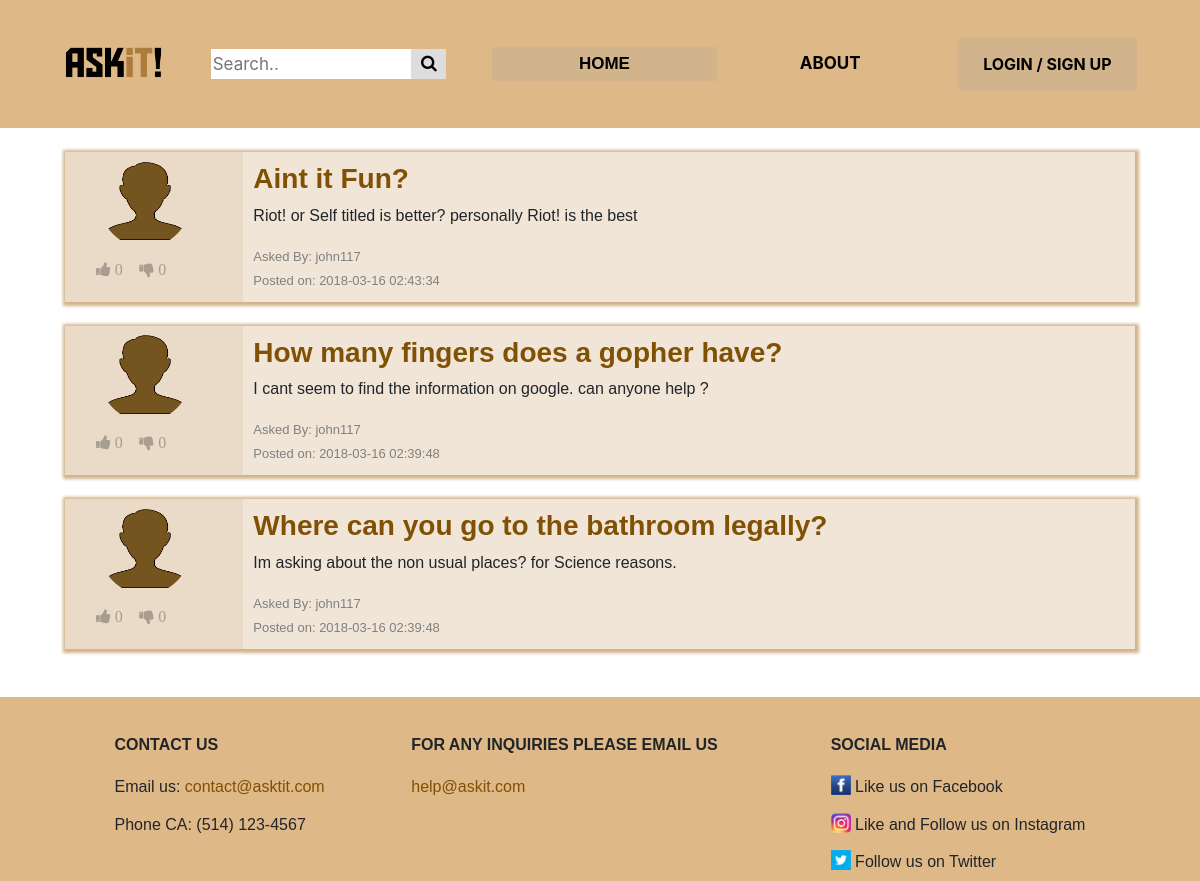
Before: /home_page/homepage.php with the older database file.
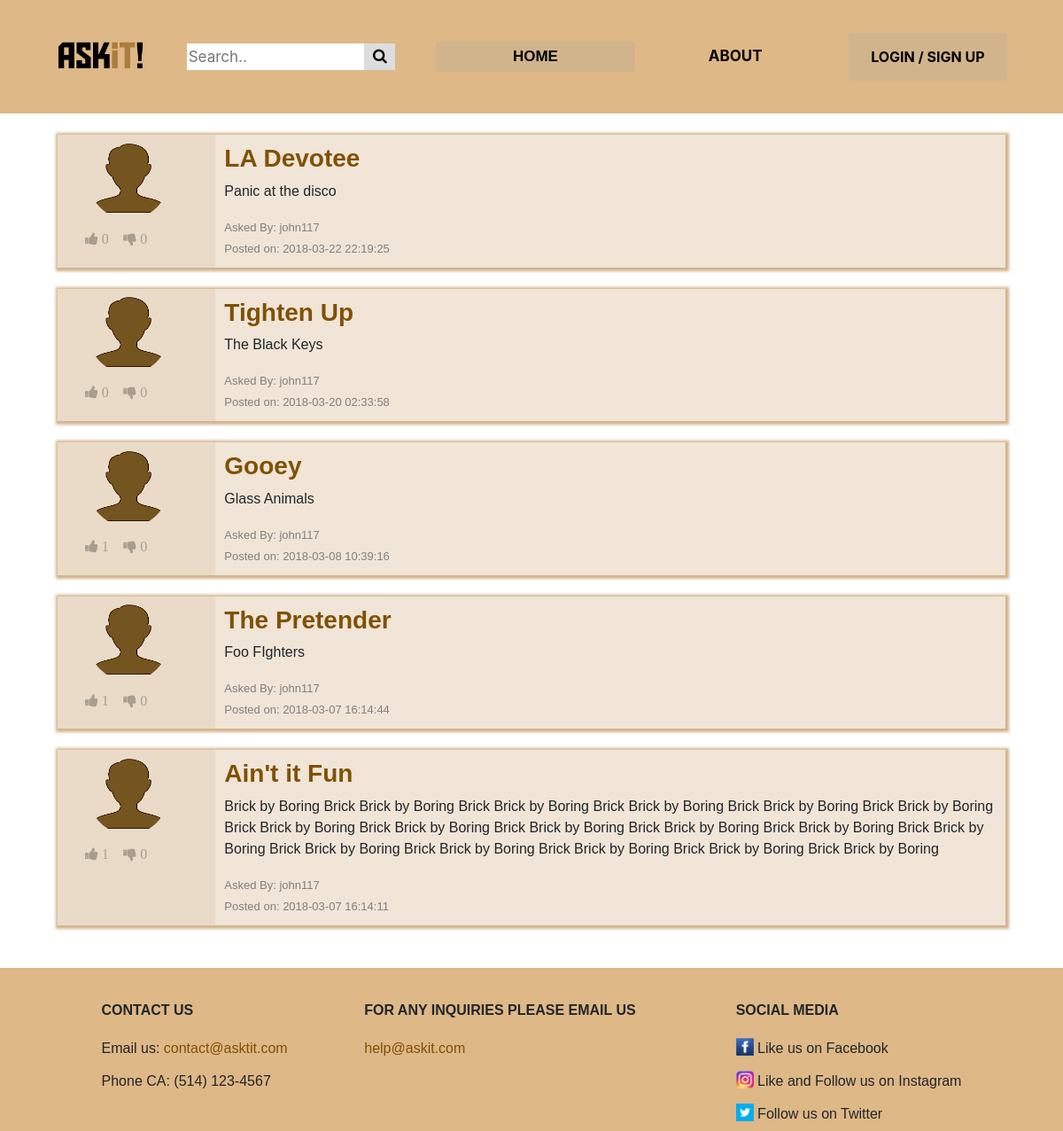
After: the same page with the newer database file.
### tables this page shows
CREATE TABLE IF NOT EXISTS `questions` (
  `id` int(11) NOT NULL AUTO_INCREMENT,
  `account_id` int(11) DEFAULT NULL,
  `header` varchar(100) NOT NULL DEFAULT 'Ain''t it Fun',
  `content` varchar(500) NOT NULL DEFAULT 'Brick by Boring Brick',
  `date` timestamp NOT NULL DEFAULT CURRENT_TIMESTAMP,
  `upvotes` mediumint(8) UNSIGNED NOT NULL DEFAULT '0',
  `downvotes` mediumint(8) UNSIGNED NOT NULL DEFAULT '0',
  `tags` varchar(100) NOT NULL DEFAULT 'noob',
  PRIMARY KEY (`id`),
  KEY `fk_questions_account_id` (`account_id`)
);

CREATE TABLE IF NOT EXISTS `accounts` (
  `id` int(11) NOT NULL AUTO_INCREMENT,
  `username` varchar(20) NOT NULL DEFAULT 'john117',
  `password` varchar(500) DEFAULT NULL,
  `name` varchar(25) NOT NULL DEFAULT 'default name',
  `last_name` varchar(25) NOT NULL DEFAULT 'default  last',
  `gender` set('Male','Female','Other') NOT NULL DEFAULT 'Male',
  `security_one` set('What is the first name of the person you first kissed?','What is the last name of the teacher who gave you your first failing grade?','What is your pets name?','What was the name of your elementary / primary school?','In what city or town does your nearest sibling live?','What was your childhood nickname?','What is the name of your favorite childhood friend?') DEFAULT 'What is the first name of the person you first kissed?',
  `security_two` set('In what city or town did your mother and father meet?','What is the middle name of your oldest child?','What is your favorite team?','What is your favorite movie?','What was your favorite sport in high school?','What was your favorite food as a child?','Who is your childhood sports hero?','What was the name of the company where you had your first job?') NOT NULL DEFAULT 'In what city or town did your mother and father meet?',
  `answer_one` varchar(20) NOT NULL DEFAULT 'a1',
  `answer_two` varchar(20) NOT NULL DEFAULT 'a2',
  `bio` varchar(500) NOT NULL DEFAULT 'Training to be like goku',
  `profession` set('Gamer','Student','Potatoe','Teacher','Professor','Hipster','Trainer','Sloth') NOT NULL DEFAULT 'Potatoe',
  `pin` varchar(4) DEFAULT NULL,
  `profile_picture_path` varchar(500) NOT NULL DEFAULT '../img/avatar2.png',
  PRIMARY KEY (`id`),
  UNIQUE KEY `username` (`username`)
);

### private/models/Vote.php (called while the page is built, shortened)
<?php
class Vote{
	public static function getClass($vote){
		return null;
	}
}

### public_html/home_page/homepage.php (the view, shortened to what this page needs)
<?php
  require "../../private/models/Vote.php";
  if($_SERVER["REQUEST_METHOD"] == "POST"){
    $log->lwrite("POST METHOD. for homepage.php");
  }
  else if($_SERVER["REQUEST_METHOD"] == "GET"){
    include('header.php');
    include_once('..\..\private\controllers\question_controller.php');
    echo "<link rel='stylesheet' type='text/css' href='../css/homepage.css'>";
      	$votes=[];
        $servername = $config['servername'];
        $username = $config['username'];
        $password = $config['password'];
        $dbname = $config['dbname'];
        $con = mysqli_connect($servername, $username, $password, $dbname) or die("Connection Failed");
   		$result = mysqli_query($con,"SELECT questions.*, accounts.username,accounts.name FROM questions AS questions INNER JOIN accounts ON accounts.id=questions.account_id ORDER BY date DESC, upvotes DESC, downvotes");
      echo "<main>";
      echo "<br><div class='container'>";
 		 while($info = mysqli_fetch_array($result,MYSQLI_ASSOC)) {
 		 	$vote=getVote($votes,$info['id']);
	        if($info['id']==$vote['ref_id']){
	          $vote_class=Vote::getClass($vote);
	        }else{
	          $vote_class=Vote::getClass(false);
	        }
	        echo "
	          <div class='form-group row questionBlock'>
              <div class='col-md-2 '>";
                $file_path=$info['name'];
                if(!file_exists($file_path)) {
                $file_path = "..\img\avatar2.png";
                };
            echo "<div class='col-md-10'><img class='circle_img' src=".$file_path."></div>";
            echo"
	            <div class='details vote_btns ".$vote_class." '>
  	            <form action= '..\..\private\models\Like.php?ref=questions&ref_id=".$info['id']."&vote=1&page=homepage.php' method='POST'>
  	              <button type='submit' class='vote_btn vote_like' ";
  	              if(!isset($_SESSION['userid'])){
  	              	echo "disabled";
  	              }
  	            echo "><i class='fa fa-thumbs-up'> ". $info['upvotes'] . "</i></button>
  	            </form>
  	            <form action='..\..\private\models\Like.php?ref=questions&ref_id=".$info['id']."&vote=-1&page=homepage.php' method='POST'>
  	              <button type='submit' class='vote_btn vote_dislike' ";
  	              if(!isset($_SESSION['userid'])){
  	              	echo "disabled";
  	              }
  	            echo "><i class='fa fa-thumbs-down'> ". $info['downvotes'] . "</i></button>
  	              </form>
                  </div>
  	            </div>
  	            <div class='col-md-10 question'>
  	              <div>
  	              <a href='questionThreadPage.php?questionid=".$info['id']."'>
  	                <h3><strong>" . $info['header'] . "</strong></h3></a>
  	              </div>
  	              <p>" . $info['content'] . "
  	              </p>
  	              <span class = questionByDetail>Asked By: " .$info['username']. "<br>
  	              Posted on: " . $info['date'] . "</span>
	            </div>
	          </div><br>";
      		}
      echo '</div></main>';
  }
  function getVote($votes,$info_id){
      return false;
    }
  include("footer.php");
?>

### public_html/home_page/header.php (shortened to what this page needs)
<!DOCTYPE HTML>
<html>
  <head>
    <link rel="stylesheet" href="https://cdnjs.cloudflare.com/ajax/libs/font-awesome/4.7.0/css/font-awesome.min.css">
    <link rel="stylesheet" href="https://maxcdn.bootstrapcdn.com/bootstrap/4.0.0/css/bootstrap.min.css">
    <link rel="stylesheet" type="text/css" href="../css/header.css">
  </head>
  <body>
    <header>
      <div class="navbar navbar-inverse menu">
        <div class="col-lg-2 no-padding">
          <a href="homepage.php"><img class="col-lg-12 no-padding"
          src="../img/newlogo.png" alt=""/></a>
        </div>
        <div class="col-lg-10 container-fluid">
          <div class="col-lg-3 row search-container">
            <form method="get" action="search.php">
              <input type="text" placeholder="Search.." name="search">
              <button type="submit" value="search"><i class="fa fa-search"></i></button>
            </form>
          </div>
          <div class="row col-lg-9 no-padding menubar">
                <?php include("menu_template.php");?>
          </div>
        </div>
      </div>
    </header>
  </body>
</html>

### public_html/home_page/menu_template.php (shortened to what this page needs)
<!DOCTYPE HTML>
<html>
	<head>
    	<link rel="stylesheet" type="text/css" href="../css/header.css">
    </head>
 	<body>
		<?php
		$index="myButtons";
		$about="myButtons";
		$logout="myButtons";
		$menuLinkid= basename($_SERVER['PHP_SELF'],".php");
		if($menuLinkid=="homepage"){
			$index='myActiveButton';
		}else if($menuLinkid=="about"){
			$about='myActiveButton';
		}else if($menuLinkid=="favorites"){
			$favorites='myActiveButton';
		}else if($menuLinkid=="myquestions"){
			$myquestions='myActiveButton';
		}
		?>
		<div class="col-lg-4 <?php echo $index;?>">
			<a class="<?php echo $index;?>"href="homepage.php">Home</a>
		</div>
		<div class="col-lg-4 <?php echo $about;?>">
			<a class="<?php echo $about;?>"href="about.php">About</a>
		</div>
		<div class="col-lg-4">
			<?php
			if(isset($_SESSION['username'])) {
				?>
				<div class="dropdown">
	  				<button class="dropbtn"> <?php echo "Hi, " .$_SESSION['username']. " !"; ?> </button>
	  				<div class="dropdown-content">
	    				<a href="profile.php">My Profile</a>
	    				<a href="myquestions.php">My Questions</a>
	    				<a href="favorites.php">Favorites</a>
	    				<a href="logout.php">Logout</a>
	  				</div>
				</div>
				<!--<div class="col-lg-2 <?php echo $logout;?>">
					<a class="<?php echo $logout;?>"href="logout.php">Logout</a>
				</div>-->
				<?php
			} else {
				?>
				<button class="btn loginButton" onclick="location.href='../login_register/loginregister.php';"/>Login / Sign Up</button>
				<?php
			}
		?>
		</div>
	</body>
	</html>

### public_html/home_page/footer.php (shortened to what this page needs)
<html>
  <head>
    <link rel="stylesheet" type="text/css" href="../css/footer.css">
  </head>
  <body>
    <div id = "footer">
      <div class ="container">
        <table class = "footerTable" align = "center" >
        <tr>
          <th class="contactUsPadding"><br>CONTACT US</th>
          <th class="emailUsPadding"><br>FOR ANY INQUIRIES PLEASE EMAIL US</th>
          <th><br>SOCIAL MEDIA</th>
        </tr>
        <tr>
          <td>Email us: <a href="mailto:contact@asktit.com">contact@asktit.com</a></td>
          <td><a href="mailto:help@askit.com">help@askit.com</a></td>
          <td><img src="../img/facebook.png" alt="" width="20" height="20" /><a>&nbsp;Like us on Facebook</a></td>
        </tr>
        <tr>
          <td>Phone CA: (514) 123-4567&nbsp;</td>
          <td> </td>
          <td><img src="../img/instagram.png" alt="" width="20" height="20" /> <a>&nbsp;Like and Follow us on Instagram</a></td>
        </tr>
        <tr>
          <td>   </td>
          <td>   </td>
          <td><img src="../img/twitter.png" alt="" width="20" height="20" /><a>&nbsp;Follow us on Twitter</a></td>
        </tr>
        </table>
      </div>
    </div>
  </body>
</html>

### public_html/css/header.css (style rules this page uses)
.menu { background-color: #DEB887; text-transform: uppercase; font-weight: bold; height: 100%; }
.container { position: relative; max-width: 1100px; font-family: helvetica, sans-serif; }
.container img { float: left; }
.search-container { float: left; padding: 0; }
.search-container form { width: 100%; }
.search-container input[type=text] { font-size: 17px; border: none; width: 85%; height: 30px; }
.search-container button { float: right; background: #ddd; font-size: 17px; border: none; cursor: pointer; height: 30px; width: 15%; }
.myButtons { color: black; text-decoration: none; text-align: center; font-size: 17px; margin: auto 0; padding: 4px; }
.myActiveButton { background-color: #D2B48C; color: black; text-decoration: none; text-align: center; font-size: 17px; margin: auto 0; padding: 4px; font-family: arial; }
.loginButton { background-color: #D2B48C; text-transform: uppercase; text-align: center; font-weight: bold; color: black; border: none; cursor: pointer; margin: auto 0; padding: 15px 25px; }
html, body { height: 100%; }
header { height: 18%; }

### public_html/css/homepage.css (style rules this page uses)
.questionBlock { background-color: #eadbc8; display: flex; flex-direction: row; justify-content: space-between; max-width: 1100px; margin: auto; -webkit-box-shadow: 1px 1px 3px 3px #D2B48C; box-shadow: 1px 1px 3px 3px #D2B48C; }
.details { height: auto; order: 1; align-self: center; padding: 10px; }
.question { order: 2; width: 90%; background-color: #F0E5D7; padding:10px; }
.vote_btns { float:left; padding-top: 3.2%; padding-bottom: 3%; }
.vote_btns form { display: inline-block; }
.vote_btn { border: none; cursor:pointer; background: transparent; }
.questionByDetail { color: #808080; font-size: 13px; }
.circle_img { width:100px; height:100px; border-radius: 50%; padding: 5%; }

### public_html/css/footer.css (style rules this page uses)
body { margin:0; padding:0; height:100%; }
#footer { position: relative; background-color: #DEB887; width: 100%; margin-top: 2%; bottom: 0; }
.container { min-height:100%; font-family: helvetica, sans-serif; }
.footerTable { height: 184px; }
.contactUsPadding { padding-right: 12em; }
.emailUsPadding { padding-right: 7em; }
.navbar { padding-top: 0%; padding-bottom: 0%; }
html, body { height: 100%; }
header { height: 16%; }
main { min-height: 57%; }
a { color: #805104; }

Changed rows visible on the page:
removed questions: upvotes "0", downvotes "0", header "Aint it Fun?", content "Riot! or Self titled is better? personally Riot! is the best", account.username "john117", date "2018-03-16 02:43:34"
removed questions: upvotes "0", downvotes "0", header "Where can you go to the bathroom legally?", content "Im asking about the non usual places? for Science reasons.", account.username "john117", date "2018-03-16 02:39:48"
added questions: upvotes "0", downvotes "0", header "LA Devotee", content "Panic at the disco", account.username "john117", date "2018-03-22 22:19:25"
added questions: upvotes "0", downvotes "0", header "Tighten Up", content "The Black Keys", account.username "john117", date "2018-03-20 02:33:58"
added questions: upvotes "1", downvotes "0", header "Gooey", content "Glass Animals", account.username "john117", date "2018-03-08 10:39:16"
now on this page (row edited): questions: upvotes "1", downvotes "0", header "The Pretender", content "Foo FIghters", account.username "john117", date "2018-03-07 16:14:44"
changed questions: upvotes "0" → "1"; header "How many fingers does a gopher have?" → "Ain't it Fun"; content "I cant seem to find the information on google. can anyone help ?" → "Brick by Boring Brick Brick by Boring Brick Brick by Boring Brick Brick by Boring Brick Brick by Boring Brick Brick by Boring Brick Brick by Boring Brick Brick by Boring Brick Brick by Boring Brick Brick by Boring Brick Brick by Boring Brick Brick by Boring Brick Brick by Boring Brick Brick by Boring Brick Brick by Boring Brick Brick by Boring Brick Brick by Boring"; date "2018-03-16 02:39:48" → "2018-03-07 16:14:11"
